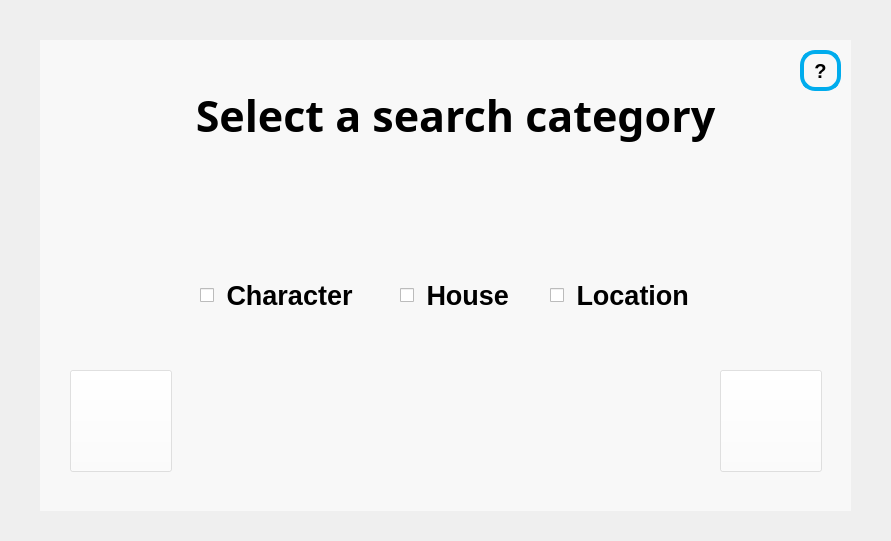
<?xml version="1.0" encoding="UTF-8"?>
<ui version="4.0">
 <class>Form</class>
 <widget class="QWidget" name="Form">
  <property name="geometry">
   <rect>
    <x>0</x>
    <y>0</y>
    <width>891</width>
    <height>541</height>
   </rect>
  </property>
  <property name="windowTitle">
   <string>Form</string>
  </property>
  <widget class="QCheckBox" name="checkBox">
   <property name="geometry">
    <rect>
     <x>200</x>
     <y>280</y>
     <width>161</width>
     <height>31</height>
    </rect>
   </property>
   <property name="font">
    <font>
     <pointsize>20</pointsize>
     <weight>75</weight>
     <bold>true</bold>
    </font>
   </property>
   <property name="text">
    <string> Character</string>
   </property>
  </widget>
  <widget class="QCheckBox" name="checkBox_2">
   <property name="geometry">
    <rect>
     <x>400</x>
     <y>280</y>
     <width>121</width>
     <height>31</height>
    </rect>
   </property>
   <property name="font">
    <font>
     <pointsize>20</pointsize>
     <weight>75</weight>
     <bold>true</bold>
    </font>
   </property>
   <property name="text">
    <string> House</string>
   </property>
  </widget>
  <widget class="QCheckBox" name="checkBox_3">
   <property name="geometry">
    <rect>
     <x>550</x>
     <y>280</y>
     <width>141</width>
     <height>31</height>
    </rect>
   </property>
   <property name="font">
    <font>
     <pointsize>20</pointsize>
     <weight>75</weight>
     <bold>true</bold>
     <strikeout>false</strikeout>
     <kerning>false</kerning>
    </font>
   </property>
   <property name="text">
    <string> Location</string>
   </property>
  </widget>
  <widget class="QPushButton" name="next_button">
   <property name="geometry">
    <rect>
     <x>720</x>
     <y>370</y>
     <width>102</width>
     <height>102</height>
    </rect>
   </property>
   <property name="font">
    <font>
     <pointsize>15</pointsize>
    </font>
   </property>
   <property name="styleSheet">
    <string notr="true">background-color:  rgb(255,255,255,100);

</string>
   </property>
   <property name="inputMethodHints">
    <set>Qt::ImhNone</set>
   </property>
   <property name="text">
    <string/>
   </property>
   <property name="icon">
    <iconset>
     <normaloff>../buttons/tran_right.png</normaloff>../buttons/tran_right.png</iconset>
   </property>
   <property name="iconSize">
    <size>
     <width>80</width>
     <height>80</height>
    </size>
   </property>
  </widget>
  <widget class="QLabel" name="headline">
   <property name="geometry">
    <rect>
     <x>10</x>
     <y>40</y>
     <width>891</width>
     <height>151</height>
    </rect>
   </property>
   <property name="font">
    <font>
     <family>Levenim MT</family>
     <pointsize>32</pointsize>
     <weight>75</weight>
     <bold>true</bold>
    </font>
   </property>
   <property name="text">
    <string>Select a search category</string>
   </property>
   <property name="alignment">
    <set>Qt::AlignCenter</set>
   </property>
  </widget>
  <widget class="QLabel" name="label">
   <property name="geometry">
    <rect>
     <x>-10</x>
     <y>-10</y>
     <width>921</width>
     <height>621</height>
    </rect>
   </property>
   <property name="text">
    <string/>
   </property>
   <property name="pixmap">
    <pixmap>../pictures/winter1.jpeg</pixmap>
   </property>
  </widget>
  <widget class="QLabel" name="label_2">
   <property name="geometry">
    <rect>
     <x>40</x>
     <y>40</y>
     <width>811</width>
     <height>471</height>
    </rect>
   </property>
   <property name="styleSheet">
    <string notr="true">background-color:  rgb(255,255,255,150);</string>
   </property>
   <property name="text">
    <string/>
   </property>
  </widget>
  <widget class="QPushButton" name="back_button">
   <property name="geometry">
    <rect>
     <x>70</x>
     <y>370</y>
     <width>102</width>
     <height>102</height>
    </rect>
   </property>
   <property name="font">
    <font>
     <pointsize>15</pointsize>
    </font>
   </property>
   <property name="styleSheet">
    <string notr="true">background-color:  rgb(255,255,255,100);

</string>
   </property>
   <property name="text">
    <string/>
   </property>
   <property name="icon">
    <iconset>
     <normaloff>../buttons/icons8-reply-arrow-100.png</normaloff>../buttons/icons8-reply-arrow-100.png</iconset>
   </property>
   <property name="iconSize">
    <size>
     <width>80</width>
     <height>80</height>
    </size>
   </property>
  </widget>
  <widget class="QPushButton" name="help_button">
   <property name="geometry">
    <rect>
     <x>800</x>
     <y>50</y>
     <width>41</width>
     <height>41</height>
    </rect>
   </property>
   <property name="font">
    <font>
     <pointsize>15</pointsize>
     <weight>75</weight>
     <bold>true</bold>
    </font>
   </property>
   <property name="styleSheet">
    <string notr="true">QPushButton
{ 
background-color: 000000;
  color: black;
  border: 4px solid #00aced;
border-radius: 15px;
}

QPushButton:hover
{
  background-color: #111111;
  color: white;
}

QPushButton:pressed
{
  background-color: #111111;
  color: white;
  border: 2.666px solid #00aced;
}
</string>
   </property>
   <property name="text">
    <string>?</string>
   </property>
  </widget>
  <zorder>label</zorder>
  <zorder>label_2</zorder>
  <zorder>headline</zorder>
  <zorder>checkBox</zorder>
  <zorder>checkBox_2</zorder>
  <zorder>checkBox_3</zorder>
  <zorder>next_button</zorder>
  <zorder>back_button</zorder>
  <zorder>help_button</zorder>
 </widget>
 <resources/>
 <connections/>
</ui>
